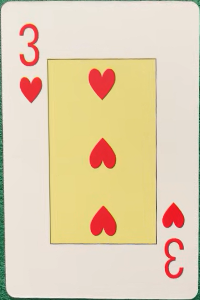
#> input picture Parcial_IA/capturas/carta_000.png, 200 x 300 px, given as the content of the folder plantillas/valores, which was not available
$ python main.py
#> lines starting #> are read from the running program, lines starting #| are printed output that depends on the picture; after the words box and inside, x2 and y2 are one past the last pixel; in counts of white or black regions, pixels touching at a corner belong together; pictures that were not available may be replaced by others from this repository, and a replacement may not be noted
#!/usr/bin/env python3
"""
main.py

Reconocimiento de cartas en tiempo real usando plantillas
de valores y palos creadas con captura_plantillas.py.
"""

import cv2
import numpy as np
import os

ANCHO_CARTA, ALTO_CARTA = 200, 300
AREA_MINIMA_CARTA = 2000
REGION_VALOR = (10, 20, 40, 50)
REGION_PALO  = (10, 70, 50, 50)

# ==== FUNCIONES ====

def cargar_plantillas(carpeta):
    plantillas = {}
    for nombre in os.listdir(carpeta):
        ruta = os.path.join(carpeta, nombre)
        img = cv2.imread(ruta, cv2.IMREAD_GRAYSCALE)
        if img is not None:
            clave = os.path.splitext(nombre)[0]
            plantillas[clave] = img
    return plantillas

def segmentar_fondo_verde(imagen):
    hsv = cv2.cvtColor(imagen, cv2.COLOR_BGR2HSV)
    # ajusta estos valores si tu tapete es diferente
    verde_bajo = np.array([35, 60, 40])
    verde_alto = np.array([90, 255, 255])
    mask = cv2.inRange(hsv, verde_bajo, verde_alto)
    mask_inv = cv2.bitwise_not(mask)
    kernel = cv2.getStructuringElement(cv2.MORPH_ELLIPSE, (7,7))
    mask_clean = cv2.morphologyEx(mask_inv, cv2.MORPH_OPEN, kernel, iterations=1)
    return mask_clean

def ordenar_puntos(caja):
    caja = np.array(caja, dtype="float32")
    suma = caja.sum(axis=1)
    diff = np.diff(caja, axis=1)
    rect = np.zeros((4,2), dtype="float32")
    rect[0] = caja[np.argmin(suma)]
    rect[2] = caja[np.argmax(suma)]
    rect[1] = caja[np.argmin(diff)]
    rect[3] = caja[np.argmax(diff)]
    return rect

def corregir_perspectiva(imagen, caja):
    puntos = ordenar_puntos(caja)
    destino = np.array([[0,0],[ANCHO_CARTA-1,0],[ANCHO_CARTA-1,ALTO_CARTA-1],[0,ALTO_CARTA-1]], dtype="float32")
    M = cv2.getPerspectiveTransform(puntos, destino)
    warp = cv2.warpPerspective(imagen, M, (ANCHO_CARTA, ALTO_CARTA))
    return warp

def encontrar_carta(mask):
    contornos, _ = cv2.findContours(mask, cv2.RETR_EXTERNAL, cv2.CHAIN_APPROX_SIMPLE)
    if not contornos:
        return None
    contornos = sorted(contornos, key=cv2.contourArea, reverse=True)
    for c in contornos:
        if cv2.contourArea(c) < AREA_MINIMA_CARTA:
            return None
        rect = cv2.minAreaRect(c)
        caja = cv2.boxPoints(rect)
        return caja
    return None

def reconocer_plantilla(roi, plantillas):
    roi_gray = cv2.cvtColor(roi, cv2.COLOR_BGR2GRAY)
    mejor_valor = None
    max_corr = -1
    for nombre, plantilla in plantillas.items():
        res = cv2.matchTemplate(roi_gray, plantilla, cv2.TM_CCOEFF_NORMED)
        min_val, max_val, _, _ = cv2.minMaxLoc(res)
        if max_val > max_corr:
            max_corr = max_val
            mejor_valor = nombre
    return mejor_valor

# ==== PROGRAMA PRINCIPAL ====

def main():
    plantillas_valores = cargar_plantillas("plantillas/valores")
#> in cargar_plantillas, `img = cv2.imread(ruta, cv2.IMREAD_GRAYSCALE)`:
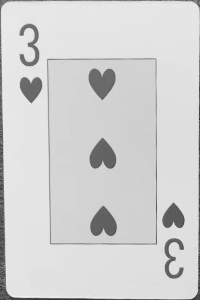
#> img: shape (300, 200); min 36, max 242, mean 209.9
#> plantillas_valores = 1 item
    plantillas_palos = cargar_plantillas("plantillas/palos")
#> plantillas_palos = 1 item

    camara = cv2.VideoCapture(1)

    while True:
        ret, frame = camara.read()
#> frame is the input picture: shape (300, 200, 3); mean B, G, R 176.8, 208.6, 226.6
        if not ret:
            break

        mask = segmentar_fondo_verde(frame)
#> in segmentar_fondo_verde, `hsv = cv2.cvtColor(imagen, cv2.COLOR_BGR2HSV)`: hsv: shape (300, 200, 3); mean H, S, V 27.5, 59.4, 228
#> in segmentar_fondo_verde, `mask = cv2.inRange(hsv, verde_bajo, verde_alto)`:
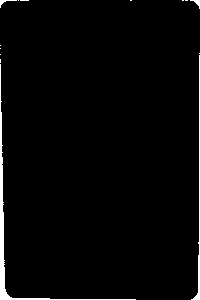
#> mask: shape (300, 200); 2.2% white; 14 white regions (10 under 20 px), largest, box (x1, y1, x2, y2) and area: (0, 64, 136, 300) 897, (191, 55, 200, 300) 315, (0, 0, 17, 8) 35, (190, 0, 200, 9) 33
#> in segmentar_fondo_verde, `mask_clean = cv2.morphologyEx(mask_inv, cv2.MORPH_OPEN, kernel, iterat..`: mask_clean: shape (300, 200); 97.8% white; 11 black regions (7 under 20 px)
        caja = encontrar_carta(mask)
#> in encontrar_carta, `contornos, _ = cv2.findContours(mask, cv2.RETR_EXTERNAL, cv2.CHAIN_APP..`: contornos = 1 contour; box (x1, y1, x2, y2) and area: (0, 0, 200, 300) 58202
#> the loop in encontrar_carta, `for c in contornos:` made 1 pass
#> (rect, caja) on pass 1: (((99.5, 149.5), (299, 199), -90), [[199, 299], [-9.15e-15, 299], [0, 0], [199, 0]])
#> caja = [[199, 299], [-9.15e-15, 299], [0, 0], [199, 0]]
        vista = frame.copy()

        if caja is not None:
            caja_int = np.array(caja, dtype=np.intp)
#> caja_int = [[199, 299], [0, 299], [0, 0], [199, 0]]
            cv2.drawContours(vista, [caja_int], -1, (0,255,0), 2)
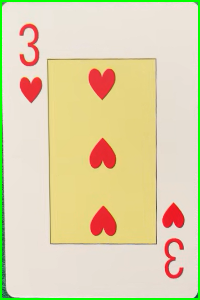
#> vista: shape (300, 200, 3); 3.31% of pixels changed, all inside (x1, y1, x2, y2) = (0, 0, 200, 300)
            try:
                carta = corregir_perspectiva(frame, caja)
#> in ordenar_puntos, `caja = np.array(caja, dtype="float32")`: caja = [[199, 299], [-9.15e-15, 299], [0, 0], [199, 0]]
#> in ordenar_puntos, `suma = caja.sum(axis=1)`: suma = [498, 299, 0, 199]
#> in ordenar_puntos, `diff = np.diff(caja, axis=1)`: diff = [100, 299, 0, -199]
#> in corregir_perspectiva, `puntos = ordenar_puntos(caja)`: puntos = [[0, 0], [199, 0], [199, 299], [-9.15e-15, 299]]
#> in corregir_perspectiva, `M = cv2.getPerspectiveTransform(puntos, destino)`: M = [[1, 3.06e-17, 0], [0, 1, 0], [0, 1.54e-19, 1]]
                x, y, w, h = REGION_VALOR
                roi_valor = carta[y:y+h, x:x+w]
                x2, y2, w2, h2 = REGION_PALO
                roi_palo = carta[y2:y2+h2, x2:x2+w2]

                valor = reconocer_plantilla(roi_valor, plantillas_valores)
#> in reconocer_plantilla, `roi_gray = cv2.cvtColor(roi, cv2.COLOR_BGR2GRAY)`:
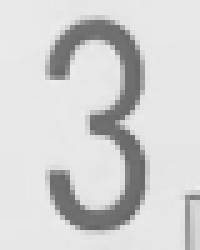
#> roi_gray: shape (50, 40) (shown 5 times larger); min 101, max 236, mean 209.7
#> the loop in reconocer_plantilla, `for nombre, plantilla in plantillas.items():` made 1 pass
#> (nombre, min_val, max_val, max_corr, mejor_valor) on pass 1: ('carta_000', -0.239, 1, 1, 'carta_000')
#> pass 1, in reconocer_plantilla, `res = cv2.matchTemplate(roi_gray, plantilla, cv2.TM_CCOEFF_NORMED)`:
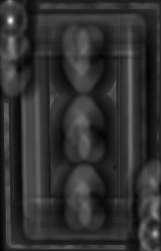
#> res: shape (251, 161) float32; min -0.239, max 1, mean -0.000829; drawn with min black and max white
#> after the loop in reconocer_plantilla, `for nombre, plantilla in plantillas.items():`: max_corr = 1
#> valor = 'carta_000'
                palo  = reconocer_plantilla(roi_palo, plantillas_palos)
#> in reconocer_plantilla (call 2), `roi_gray = cv2.cvtColor(roi, cv2.COLOR_BGR2GRAY)`:
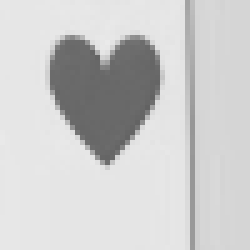
#> roi_gray: shape (50, 50) (shown 5 times larger); min 98, max 234, mean 204.3
#> the loop in reconocer_plantilla (call 2), `for nombre, plantilla in plantillas.items():` made 1 pass
#> (nombre, min_val, max_val, max_corr, mejor_valor) on pass 1: ('carta_000', -0.328, 1, 1, 'carta_000')
#> pass 1, in reconocer_plantilla (call 2), `res = cv2.matchTemplate(roi_gray, plantilla, cv2.TM_CCOEFF_NORMED)`:
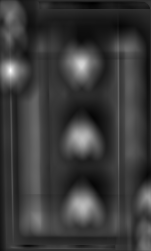
#> res: shape (251, 151) float32; min -0.328, max 1, mean -0.0197; drawn with min black and max white
#> after the loop in reconocer_plantilla (call 2), `for nombre, plantilla in plantillas.items():`: max_corr = 1
#> palo = 'carta_000'

                if valor and palo:
                    cv2.putText(vista, f"{valor} de {palo}", (50,50), cv2.FONT_HERSHEY_SIMPLEX, 1.2, (0,0,255), 2)
            except:
                pass

        cv2.imshow("Reconocimiento de cartas", vista)
        if cv2.waitKey(1) & 0xFF == ord('q'):
#> (key q is pressed here)
            break

    camara.release()
    cv2.destroyAllWindows()

if __name__ == "__main__":
    main()
